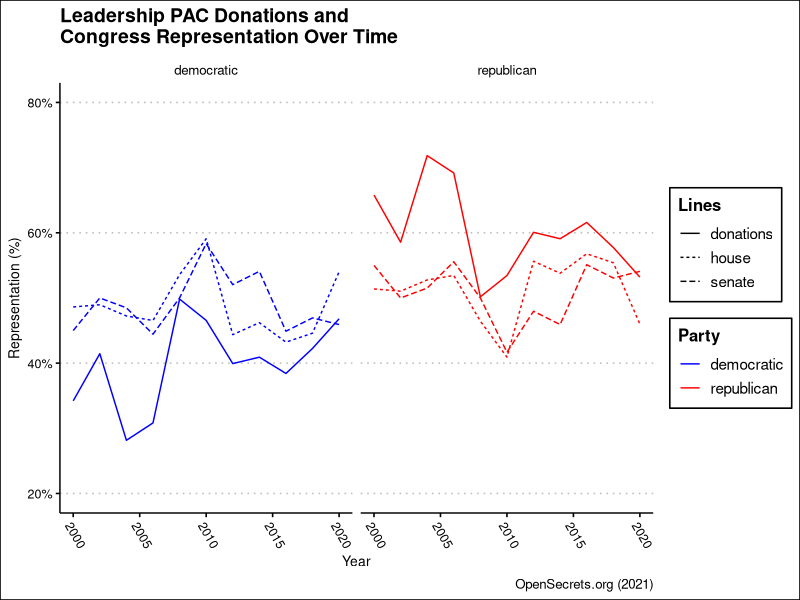

Source code (R):
## ---- chunk 1
library(tidyverse)
library(ggthemes)
knitr::opts_chunk$set(echo = FALSE, warning = FALSE, message = FALSE)
## ---- chunk 2
leadership_data = read_csv("../data/leadership_pac_data/clean_data.csv")

leadership_clean_data = leadership_data %>% 
  group_by(year) %>% 
  summarize(total = sum(dem) + sum(repub),
            dem = sum(dem),
            repub = sum(repub),
            .groups = "drop") %>%
  mutate(dem_percent = dem / total,
         repub_percent = repub / total) %>% 
  pivot_longer(
    cols = c(dem_percent, repub_percent),
    names_to = "party",
    values_to = "amount"
  )
## ---- chunk 3
house_senate_data = read_csv("../data/house_senate.csv")

house_senate_clean_data = house_senate_data %>% 
  pivot_longer(cols = -year, names_to = "position", values_to = "seats") %>% 
  mutate(
    party = gsub("\\_.*", "", position),
    pos_type = gsub(".*\\_", "", substr(position, 1, nchar(position)-2))
  ) %>% 
  group_by(pos_type, year) %>% 
  summarize(party = party,
            seat_total = seats,
            seats = seats / sum(seats),
            .groups = "drop")
## ---- chunk 4
house_senate_bound = rbind(leadership_clean_data %>% 
  mutate(party = ifelse(party == "dem_percent", "democratic", "republican"),
         pos_type = "donations") %>% 
  rename(
    seats = amount
  ) %>% 
  select(pos_type, year, party, seats),
  house_senate_clean_data %>% 
    select(pos_type, year, party, seats))

## ---- chunk 5
ggplot(house_senate_bound, aes(x=year, y=seats, color=party)) +
  geom_line(aes(linetype=pos_type)) +
  facet_wrap(~party) +
  theme_clean() +
  theme(axis.text.x = element_text(angle=-60, hjust=0)) +
  labs(title = "Leadership PAC Donations and\nCongress Representation Over Time",
       x = "Year",
       y = "Representation (%)",
       color = "Party",
       linetype = "Lines",
       caption = "OpenSecrets.org (2021)") +
  scale_y_continuous(labels = scales::percent_format(accuracy=1),
                     limits = c(.2, .8)) +
  scale_color_manual(values = c("blue", "red"))
